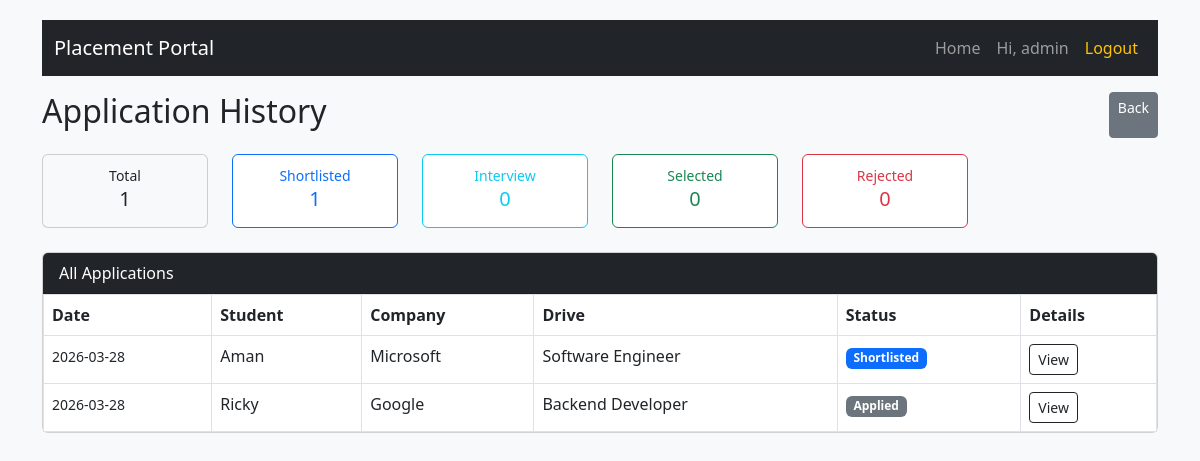
The app's page /admin/applications (signed in), older data.
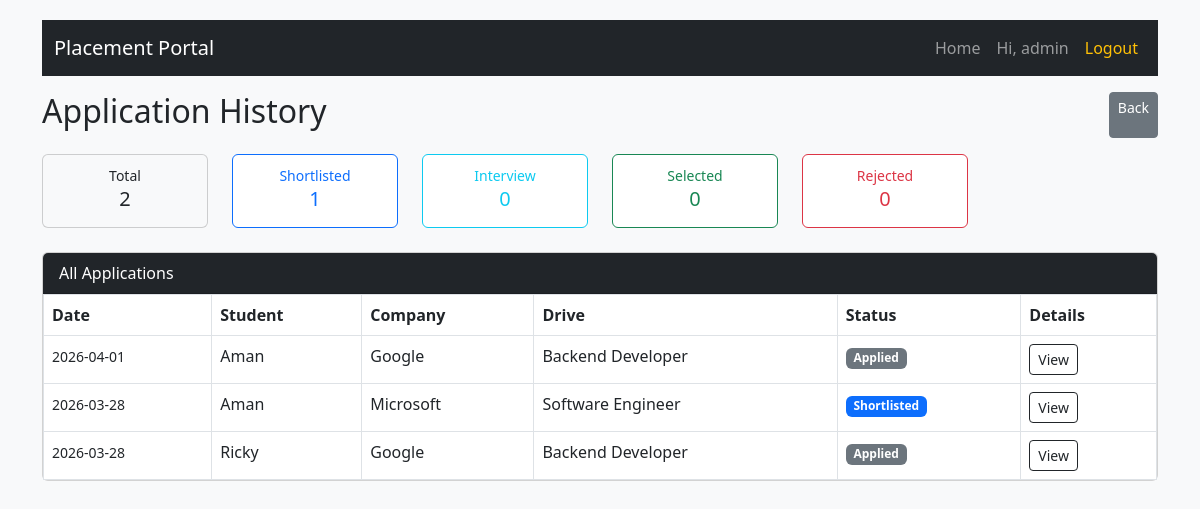
The same page, newer data.
### application/database/models.py (models this page shows)
class Application(db.Model):
    __tablename__ = 'application'
    id = db.Column(db.Integer, primary_key=True)
    student_id = db.Column(db.Integer, db.ForeignKey('student.id'), nullable=False)
    job_id = db.Column(db.Integer, db.ForeignKey('placements.id'), nullable=False)
    status = db.Column(db.String(20), default='Applied', nullable=False)
    date = db.Column(db.DateTime, default=datetime.now)
    __table_args__ = (
        db.UniqueConstraint('student_id', 'job_id', name='unique_student_job_application'),
    )

class Student(db.Model):
    __tablename__ = 'student'
    id = db.Column(db.Integer, primary_key=True)
    user_id = db.Column(db.Integer, db.ForeignKey('user.id'), unique=True, nullable=False)
    name = db.Column(db.String(100), nullable=False)
    contact = db.Column(db.String(20))
    education = db.Column(db.String(200))
    skills = db.Column(db.Text)
    resume = db.Column(db.String(255))
    applications = db.relationship('Application', backref='student', lazy=True, cascade="all, delete-orphan")

class Company(db.Model):
    __tablename__ = 'company'
    id = db.Column(db.Integer, primary_key=True)
    user_id = db.Column(db.Integer, db.ForeignKey('user.id'), unique=True, nullable=False)
    company_name = db.Column(db.String(100), nullable=False)
    industry = db.Column(db.String(100),nullable = False)
    HRcontact = db.Column(db.String(10),nullable = False)
    approval = db.Column(db.Boolean, default=False) # Approval of the Admin for the company
    drives = db.relationship('Placements', backref='company', lazy=True, cascade="all, delete-orphan")

class Placements(db.Model):
    __tablename__ = 'placements'
    id = db.Column(db.Integer, primary_key=True)
    company_id = db.Column(db.Integer, db.ForeignKey('company.id'), nullable=False)
    title = db.Column(db.String(100), nullable=False)
    description = db.Column(db.Text, nullable=False)
    reqSkills = db.Column(db.Text)
    experience = db.Column(db.String(50))
    salary = db.Column(db.String(50))
    deadline = db.Column(db.DateTime)
    website = db.Column(db.String(255))
    is_rejected = db.Column(db.Boolean, default=False)
    status = db.Column(db.Boolean, default=True) # Company can close the drive
    admin_approval = db.Column(db.Boolean, default=False) # Admin approves the drive
    applications = db.relationship('Application', backref='placements', lazy=True, cascade="all, delete-orphan")

### application/admin_mgmt.py (the view)
@app.route('/admin/applications')
@login_required
@role_required('admin')
def admin_applications():
    all_apps = models.Application.query.order_by(models.Application.date.desc()).all()
    counts = {
        'Applied': 0,
        'Shortlisted': 0,
        'Interview': 0,
        'Selected': 0,
        'Rejected': 0
    }
    for x in all_apps:
        if x.status in counts:
            counts[x.status]  = counts[x.status] + 1
    return render_template(
        'applications_mgmt.html',
        applications=all_apps,
        status_counts=counts
    )

### application/__init__.py (called while the page is built)
@login_manager.user_loader
def load_user(user_id):
    return models.User.query.get(int(user_id))

def role_required(*roles):
    def wrapper(fn):
        @wraps(fn)
        def decorated_view(*args,**kwargs):
            if not current_user.is_authenticated:
                return login_manager.unauthorized()
            if current_user.role not in roles:
                flash("You do not have permission to access this page", "danger")
                return redirect(url_for('login'))
            return fn(*args , **kwargs)
        return decorated_view
    return wrapper

### application/templates/applications_mgmt.html (shortened to what this page needs)
{% extends "base.html" %}
{% block content %}
<div class="d-flex justify-content-between mb-3">
    <h2>Application History</h2>
    <a href="{{url_for('admin_dashboard')}}" class="btn btn-secondary btn-sm">Back</a>
</div>
<div class="row mb-3 text-center">
    <div class="col-md-2 mb-2">
        <div class="card bg-light">
            <div class="card-body p-2">
                <small>Total</small>
                <h5>{{ status_counts['Applied'] }}</h5>
            </div>
        </div>
    </div>
    <div class="col-md-2 mb-2">
        <div class="card border-primary">
            <div class="card-body p-2">
                <small class="text-primary">Shortlisted</small>
                <h5 class="text-primary">{{status_counts['Shortlisted']}}</h5>
            </div>
        </div>
    </div>
    <div class="col-md-2 mb-2">
        <div class="card border-info">
            <div class="card-body p-2">
                <small class="text-info">Interview</small>
                <h5 class="text-info">{{ status_counts['Interview'] }}</h5>
            </div>
        </div>
    </div>
    <div class="col-md-2 mb-2">
        <div class="card border-success">
            <div class="card-body p-2">
                <small class="text-success">Selected</small>
                <h5 class="text-success">{{status_counts['Selected']}}</h5>
            </div>
        </div>
    </div>
    <div class="col-md-2 mb-2">
        <div class="card border-danger">
            <div class="card-body p-2">
                <small class="text-danger">Rejected</small>
                <h5 class="text-danger">{{ status_counts['Rejected'] }}</h5>
            </div>
        </div>
    </div>
</div>
<div class="card mb-4">
    <div class="card-header bg-dark text-white">
        All Applications
    </div>
    <div class="table-responsive">
        <table class="table table-bordered table-hover mb-0">
            <tr>
                <th>Date</th>
                <th>Student</th>
                <th>Company</th>
                <th>Drive</th>
                <th>Status</th>
                <th>Details</th>
            </tr>
            {% if applications %}
                {% for app in applications %}
                <tr>
                    <td><small>{{app.date.strftime('%Y-%m-%d')}}</small></td>
                    <td>{{ app.student.name }}</td>
                    <td>{{app.placements.company.company_name}}</td>
                    <td>{{ app.placements.title }}</td>
                    <td>
                        {% if app.status == 'Applied' %}
                            <span class="badge bg-secondary">Applied</span>
                        {% elif app.status == 'Shortlisted' %}
                            <span class="badge bg-primary">Shortlisted</span>
                        {% elif app.status == 'Interview' %}
                            <span class="badge bg-info">Interview</span>
                        {% elif app.status == 'Selected' %}
                            <span class="badge bg-success">Selected</span>
                        {% elif app.status == 'Rejected' %}
                            <span class="badge bg-danger">Rejected</span>
                        {% else %}
                            <span class="badge bg-dark">{{ app.status }}</span>
                        {% endif %}
                    </td>
                    <td>
                        <button class="btn btn-sm btn-outline-dark"
                                data-bs-toggle="modal"
                                data-bs-target="#studentModal{{app.student.id}}">
                            View
                        </button>
                    </td>
                </tr>
                {% endfor %}
            {% else %}
                <tr>
                    <td colspan="6" class="text-center text-muted">
                        No applications yet
                    </td>
                </tr>
            {% endif %}
        </table>
    </div>
</div>
{% endblock %}

Row changes from the older to the newer data that the page shows:
added Application: date "2026-04-01", student.name "Aman", placements.company.company_name "Google", placements "Backend Developer", status "Applied"
Text that changed along with them:
{{ status_counts['Applied'] }}: "1" → "2"
